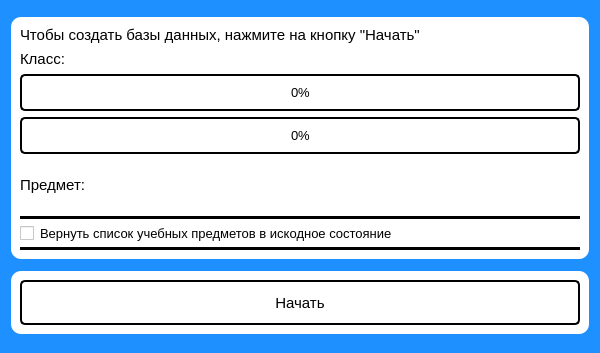
<?xml version="1.0" encoding="UTF-8"?>
<ui version="4.0">
 <class>DBCreateWindow</class>
 <widget class="QWidget" name="DBCreateWindow">
  <property name="geometry">
   <rect>
    <x>0</x>
    <y>0</y>
    <width>600</width>
    <height>353</height>
   </rect>
  </property>
  <property name="minimumSize">
   <size>
    <width>600</width>
    <height>300</height>
   </size>
  </property>
  <property name="maximumSize">
   <size>
    <width>1000</width>
    <height>1000</height>
   </size>
  </property>
  <property name="focusPolicy">
   <enum>Qt::NoFocus</enum>
  </property>
  <property name="windowTitle">
   <string>Загрузка</string>
  </property>
  <property name="styleSheet">
   <string notr="true">background-color: dodgerblue</string>
  </property>
  <layout class="QVBoxLayout" name="verticalLayout">
   <item>
    <widget class="QWidget" name="widget" native="true">
     <property name="sizePolicy">
      <sizepolicy hsizetype="Preferred" vsizetype="Fixed">
       <horstretch>0</horstretch>
       <verstretch>0</verstretch>
      </sizepolicy>
     </property>
     <property name="minimumSize">
      <size>
       <width>0</width>
       <height>0</height>
      </size>
     </property>
     <property name="styleSheet">
      <string notr="true">background-color: white; border-radius: 10px; </string>
     </property>
     <layout class="QVBoxLayout" name="verticalLayout_2">
      <item>
       <widget class="QLabel" name="message">
        <property name="sizePolicy">
         <sizepolicy hsizetype="Fixed" vsizetype="Fixed">
          <horstretch>0</horstretch>
          <verstretch>0</verstretch>
         </sizepolicy>
        </property>
        <property name="font">
         <font>
          <pointsize>11</pointsize>
         </font>
        </property>
        <property name="text">
         <string>Чтобы создать базы данных, нажмите на кнопку &quot;Начать&quot;</string>
        </property>
       </widget>
      </item>
      <item>
       <widget class="QLabel" name="class_2">
        <property name="sizePolicy">
         <sizepolicy hsizetype="Fixed" vsizetype="Fixed">
          <horstretch>0</horstretch>
          <verstretch>0</verstretch>
         </sizepolicy>
        </property>
        <property name="font">
         <font>
          <pointsize>11</pointsize>
         </font>
        </property>
        <property name="text">
         <string>Класс: </string>
        </property>
       </widget>
      </item>
      <item>
       <widget class="QProgressBar" name="progressBar">
        <property name="minimumSize">
         <size>
          <width>0</width>
          <height>37</height>
         </size>
        </property>
        <property name="font">
         <font>
          <pointsize>10</pointsize>
         </font>
        </property>
        <property name="layoutDirection">
         <enum>Qt::LeftToRight</enum>
        </property>
        <property name="autoFillBackground">
         <bool>false</bool>
        </property>
        <property name="styleSheet">
         <string notr="true">QProgressBar {
    border: 2px solid black;
    border-radius: 5px;
	text-align: center;
}

QProgressBar::chunk {
    background-color: LightSkyBlue;
}</string>
        </property>
        <property name="value">
         <number>0</number>
        </property>
        <property name="orientation">
         <enum>Qt::Horizontal</enum>
        </property>
        <property name="invertedAppearance">
         <bool>false</bool>
        </property>
        <property name="textDirection">
         <enum>QProgressBar::BottomToTop</enum>
        </property>
        <property name="format">
         <string>%p%</string>
        </property>
       </widget>
      </item>
      <item>
       <widget class="QProgressBar" name="progressBar_2">
        <property name="sizePolicy">
         <sizepolicy hsizetype="Expanding" vsizetype="Fixed">
          <horstretch>0</horstretch>
          <verstretch>0</verstretch>
         </sizepolicy>
        </property>
        <property name="minimumSize">
         <size>
          <width>0</width>
          <height>37</height>
         </size>
        </property>
        <property name="font">
         <font>
          <pointsize>10</pointsize>
         </font>
        </property>
        <property name="styleSheet">
         <string notr="true">QProgressBar {
    border: 2px solid black;
    border-radius: 5px;
	text-align: center;
}

QProgressBar::chunk {
    background-color: LightSkyBlue;
}</string>
        </property>
        <property name="value">
         <number>0</number>
        </property>
       </widget>
      </item>
      <item>
       <widget class="QLabel" name="subject">
        <property name="sizePolicy">
         <sizepolicy hsizetype="Fixed" vsizetype="Fixed">
          <horstretch>0</horstretch>
          <verstretch>0</verstretch>
         </sizepolicy>
        </property>
        <property name="minimumSize">
         <size>
          <width>0</width>
          <height>50</height>
         </size>
        </property>
        <property name="font">
         <font>
          <pointsize>11</pointsize>
         </font>
        </property>
        <property name="text">
         <string>Предмет:</string>
        </property>
       </widget>
      </item>
      <item>
       <widget class="Line" name="line_2">
        <property name="styleSheet">
         <string notr="true">background-color: black</string>
        </property>
        <property name="orientation">
         <enum>Qt::Horizontal</enum>
        </property>
       </widget>
      </item>
      <item>
       <widget class="QCheckBox" name="return_subjects_checkbox">
        <property name="font">
         <font>
          <family>Arial</family>
          <pointsize>10</pointsize>
         </font>
        </property>
        <property name="styleSheet">
         <string notr="true">CheckBox::indicator {
    width: 35px;
    height: 35px;
}</string>
        </property>
        <property name="text">
         <string>Вернуть список учебных предметов в искодное состояние</string>
        </property>
        <property name="iconSize">
         <size>
          <width>35</width>
          <height>35</height>
         </size>
        </property>
       </widget>
      </item>
      <item>
       <widget class="Line" name="line">
        <property name="styleSheet">
         <string notr="true">background-color: black</string>
        </property>
        <property name="orientation">
         <enum>Qt::Horizontal</enum>
        </property>
       </widget>
      </item>
     </layout>
    </widget>
   </item>
   <item>
    <widget class="QWidget" name="widget_2" native="true">
     <property name="sizePolicy">
      <sizepolicy hsizetype="Preferred" vsizetype="Fixed">
       <horstretch>0</horstretch>
       <verstretch>0</verstretch>
      </sizepolicy>
     </property>
     <property name="styleSheet">
      <string notr="true">background-color: white; border-radius: 10px; </string>
     </property>
     <layout class="QVBoxLayout" name="verticalLayout_3">
      <item>
       <widget class="QPushButton" name="btn_start">
        <property name="sizePolicy">
         <sizepolicy hsizetype="Expanding" vsizetype="Fixed">
          <horstretch>0</horstretch>
          <verstretch>0</verstretch>
         </sizepolicy>
        </property>
        <property name="minimumSize">
         <size>
          <width>0</width>
          <height>45</height>
         </size>
        </property>
        <property name="font">
         <font>
          <pointsize>11</pointsize>
         </font>
        </property>
        <property name="styleSheet">
         <string notr="true">QPushButton {
    border: 2px solid black;
    border-radius: 5px;
    background-color: qlineargradient(x1: 0, y1: 0, x2: 0, y2: 1,
                                      stop: 0 #f6f7fa, stop: 1 #dadbde);
}

QPushButton:pressed {
    background-color: qlineargradient(x1: 0, y1: 0, x2: 0, y2: 1,
                                      stop: 0 #dadbde, stop: 1 #f6f7fa);
}</string>
        </property>
        <property name="text">
         <string>Начать</string>
        </property>
       </widget>
      </item>
     </layout>
    </widget>
   </item>
  </layout>
 </widget>
 <resources/>
 <connections/>
</ui>
